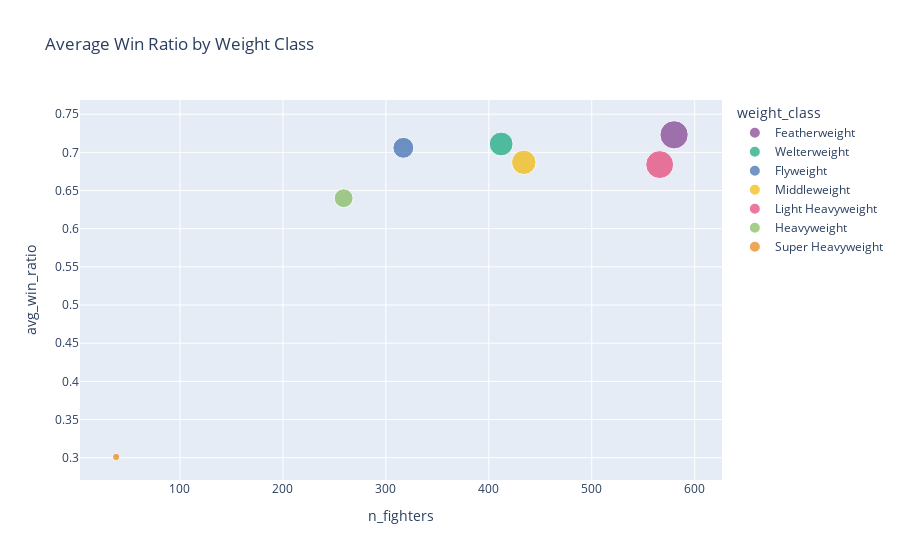

The notebook cell saved with this chart:
### Code cell
# Query 6 : Win Ratios by Weight Class (Plotly)
query6 = """
SELECT weight_class, COUNT(*) AS n_fighters, ROUND(AVG(win_ratio)::numeric,3) AS avg_win_ratio
FROM fighters
GROUP BY weight_class
HAVING COUNT(*) >= 5
ORDER BY avg_win_ratio DESC;
"""
df6 = pd.read_sql(query6, conn)

fig6 = px.scatter(
    df6, x = 'n_fighters', y = 'avg_win_ratio', size = 'n_fighters',
    color = 'weight_class',
    title = 'Average Win Ratio by Weight Class',
    color_discrete_sequence = px.colors.qualitative.Bold
)

### Figure 1 — Plotly figure (JSON) as saved in the notebook; plotly's stock layout.template omitted (floating-point values rounded to 4 significant figures)
{"data": [{"hovertemplate": "weight_class=Featherweight<br>n_fighters=%{marker.size}<br>avg_win_ratio=%{y}<extra></extra>", "legendgroup": "Featherweight", "marker": {"color": "rgb(127, 60, 141)", "size": [580], "sizemode": "area", "sizeref": 1.45, "symbol": "circle"}, "mode": "markers", "name": "Featherweight", "orientation": "v", "showlegend": true, "type": "scatter", "x": [580], "xaxis": "x", "y": [0.723], "yaxis": "y"}, {"hovertemplate": "weight_class=Welterweight<br>n_fighters=%{marker.size}<br>avg_win_ratio=%{y}<extra></extra>", "legendgroup": "Welterweight", "marker": {"color": "rgb(17, 165, 121)", "size": [412], "sizemode": "area", "sizeref": 1.45, "symbol": "circle"}, "mode": "markers", "name": "Welterweight", "orientation": "v", "showlegend": true, "type": "scatter", "x": [412], "xaxis": "x", "y": [0.711], "yaxis": "y"}, {"hovertemplate": "weight_class=Flyweight<br>n_fighters=%{marker.size}<br>avg_win_ratio=%{y}<extra></extra>", "legendgroup": "Flyweight", "marker": {"color": "rgb(57, 105, 172)", "size": [317], "sizemode": "area", "sizeref": 1.45, "symbol": "circle"}, "mode": "markers", "name": "Flyweight", "orientation": "v", "showlegend": true, "type": "scatter", "x": [317], "xaxis": "x", "y": [0.706], "yaxis": "y"}, {"hovertemplate": "weight_class=Middleweight<br>n_fighters=%{marker.size}<br>avg_win_ratio=%{y}<extra></extra>", "legendgroup": "Middleweight", "marker": {"color": "rgb(242, 183, 1)", "size": [434], "sizemode": "area", "sizeref": 1.45, "symbol": "circle"}, "mode": "markers", "name": "Middleweight", "orientation": "v", "showlegend": true, "type": "scatter", "x": [434], "xaxis": "x", "y": [0.687], "yaxis": "y"}, {"hovertemplate": "weight_class=Light Heavyweight<br>n_fighters=%{marker.size}<br>avg_win_ratio=%{y}<extra></extra>", "legendgroup": "Light Heavyweight", "marker": {"color": "rgb(231, 63, 116)", "size": [566], "sizemode": "area", "sizeref": 1.45, "symbol": "circle"}, "mode": "markers", "name": "Light Heavyweight", "orientation": "v", "showlegend": true, "type": "scatter", "x": [566], "xaxis": "x", "y": [0.684], "yaxis": "y"}, {"hovertemplate": "weight_class=Heavyweight<br>n_fighters=%{marker.size}<br>avg_win_ratio=%{y}<extra></extra>", "legendgroup": "Heavyweight", "marker": {"color": "rgb(128, 186, 90)", "size": [259], "sizemode": "area", "sizeref": 1.45, "symbol": "circle"}, "mode": "markers", "name": "Heavyweight", "orientation": "v", "showlegend": true, "type": "scatter", "x": [259], "xaxis": "x", "y": [0.64], "yaxis": "y"}, {"hovertemplate": "weight_class=Super Heavyweight<br>n_fighters=%{marker.size}<br>avg_win_ratio=%{y}<extra></extra>", "legendgroup": "Super Heavyweight", "marker": {"color": "rgb(230, 131, 16)", "size": [38], "sizemode": "area", "sizeref": 1.45, "symbol": "circle"}, "mode": "markers", "name": "Super Heavyweight", "orientation": "v", "showlegend": true, "type": "scatter", "x": [38], "xaxis": "x", "y": [0.301], "yaxis": "y"}], "layout": {"legend": {"itemsizing": "constant", "title": {"text": "weight_class"}, "tracegroupgap": 0}, "title": {"text": "Average Win Ratio by Weight Class"}, "xaxis": {"anchor": "y", "domain": [0, 1], "title": {"text": "n_fighters"}}, "yaxis": {"anchor": "x", "domain": [0, 1], "title": {"text": "avg_win_ratio"}}}}
